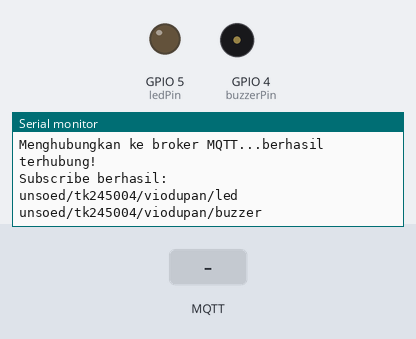
A sketch run on a simulated ESP8266 (NodeMCU). Parts: output pins drawn as LEDs (lit = HIGH), buzzer (waves = sounding, pin HIGH), the last lines printed to the serial monitor. The test bench sets the inputs (shaded band). WiFi joins after 1.5 s; servers stay silent unless stated; random numbers use the default seed unless the sketch sets one; no MQTT or app messages arrive unless stated.

Above: at 2.7 s.
2.8 s: MQTT message "ON" arrives on the first subscribed topic
At 3.6 s:
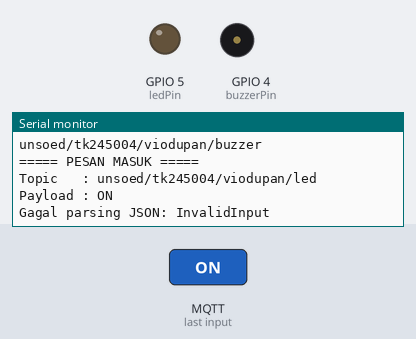
4.3 s: MQTT message "OFF" arrives on the first subscribed topic
At 4.8 s:
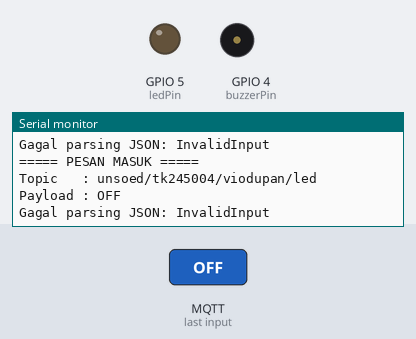
6.5 s: MQTT message "1" arrives on the first subscribed topic
At 7.6 s:
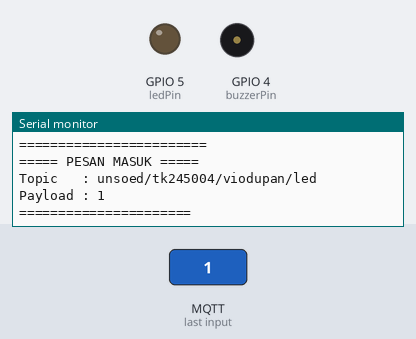

The sketch:

MODIFIKASI4B.ino
```cpp
#include <ESP8266WiFi.h>
#include <PubSubClient.h>
#include <ArduinoJson.h>

// ==================================================
// WIFI
// ==================================================
const char* ssid = "Authentic Nasgor Tuna Asap";
const char* password = "12345678";

// ==================================================
// MQTT
// ==================================================
const char* mqttServer = "broker.hivemq.com";
const int mqttPort = 1883;

// Topic untuk LED
const char* topicLED =
    "unsoed/tk245004/viodupan/led";

// Topic baru untuk buzzer
const char* topicBuzzer =
    "unsoed/tk245004/viodupan/buzzer";

// Topic untuk mengirim data
const char* topicData =
    "unsoed/tk245004/viodupan/data";

// ==================================================
// AKTUATOR
// ==================================================

// LED menggunakan GPIO 5
const int ledPin = 5;

// Buzzer menggunakan GPIO 4
const int buzzerPin = 4;

// ==================================================
// MQTT CLIENT
// ==================================================
WiFiClient espClient;
PubSubClient client(espClient);

// ==================================================
// TIMER PUBLISH
// ==================================================
unsigned long waktuTerakhirPublish = 0;
const unsigned long intervalPublish = 5000;


// ==================================================
// CALLBACK MQTT
// Dipanggil ketika pesan masuk
// ==================================================
void callback(char* topic, byte* payload, unsigned int length) {

  String pesan;

  // Mengubah payload menjadi String
  for (unsigned int i = 0; i < length; i++) {
    pesan += (char)payload[i];
  }

  Serial.println();
  Serial.println("===== PESAN MASUK =====");

  Serial.print("Topic   : ");
  Serial.println(topic);

  Serial.print("Payload : ");
  Serial.println(pesan);


  // ==================================================
  // DESERIALISASI JSON
  // ==================================================
  JsonDocument doc;

  DeserializationError error =
      deserializeJson(doc, pesan);

  if (error) {

    Serial.print("Gagal parsing JSON: ");
    Serial.println(error.c_str());

    return;
  }


  // Mengambil perintah dari JSON
  const char* perintah = doc["perintah"];


  // ==================================================
  // MEMBEDAKAN TOPIC
  // ==================================================

  // Jika pesan berasal dari topic LED
  if (strcmp(topic, topicLED) == 0) {

    if (String(perintah) == "ON") {

      digitalWrite(ledPin, HIGH);
      Serial.println("LED: ON");

    }
    else if (String(perintah) == "OFF") {

      digitalWrite(ledPin, LOW);
      Serial.println("LED: OFF");
    }
  }


  // Jika pesan berasal dari topic BUZZER
  else if (strcmp(topic, topicBuzzer) == 0) {

    if (String(perintah) == "ON") {

      digitalWrite(buzzerPin, HIGH);
      Serial.println("BUZZER: ON");

    }
    else if (String(perintah) == "OFF") {

      digitalWrite(buzzerPin, LOW);
      Serial.println("BUZZER: OFF");
    }
  }

  Serial.println("======================");
}


// ==================================================
// WIFI
// ==================================================
void hubungkanWiFi() {

  WiFi.begin(ssid, password);

  Serial.print("Menghubungkan ke WiFi");

  while (WiFi.status() != WL_CONNECTED) {

    delay(500);
    Serial.print(".");
  }

  Serial.println();
  Serial.println("WiFi berhasil terhubung!");

  Serial.print("IP Address: ");
  Serial.println(WiFi.localIP());
}


// ==================================================
// MQTT
// ==================================================
void hubungkanMQTT() {

  while (!client.connected()) {

    Serial.print("Menghubungkan ke broker MQTT...");

    String clientId =
        "ESP8266Client-" +
        String(random(0xffff), HEX);

    if (client.connect(clientId.c_str())) {

      Serial.println("berhasil terhubung!");

      // Subscribe topic LED
      client.subscribe(topicLED);

      // Subscribe topic Buzzer
      client.subscribe(topicBuzzer);

      Serial.println("Subscribe berhasil:");

      Serial.println(topicLED);
      Serial.println(topicBuzzer);
    }

    else {

      Serial.print("gagal, rc=");
      Serial.print(client.state());

      Serial.println(" coba lagi dalam 2 detik");

      delay(2000);
    }
  }
}


// ==================================================
// PUBLISH DATA
// ==================================================
void publishData() {

  JsonDocument doc;

  doc["device"] = "ESP8266";
  doc["status"] = "ONLINE";

  String jsonData;

  serializeJson(doc, jsonData);

  client.publish(topicData, jsonData.c_str());

  Serial.println();
  Serial.println("===== PUBLISH DATA =====");

  Serial.print("Topic   : ");
  Serial.println(topicData);

  Serial.print("Payload : ");
  Serial.println(jsonData);

  Serial.println("========================");
}


// ==================================================
// SETUP
// ==================================================
void setup() {

  Serial.begin(115200);

  // Mengatur LED sebagai OUTPUT
  pinMode(ledPin, OUTPUT);

  // Mengatur buzzer sebagai OUTPUT
  pinMode(buzzerPin, OUTPUT);

  // Kondisi awal LED mati
  digitalWrite(ledPin, LOW);

  // Kondisi awal buzzer mati
  digitalWrite(buzzerPin, LOW);

  // Hubungkan WiFi
  hubungkanWiFi();

  // Mengatur MQTT broker
  client.setServer(mqttServer, mqttPort);

  // Mendaftarkan callback
  client.setCallback(callback);
}


// ==================================================
// LOOP
// ==================================================
void loop() {

  // Jika MQTT terputus
  if (!client.connected()) {

    hubungkanMQTT();
  }

  // Memproses pesan MQTT
  client.loop();


  // ==================================================
  // PUBLISH MENGGUNAKAN MILLIS
  // ==================================================

  unsigned long waktuSekarang = millis();

  if (waktuSekarang - waktuTerakhirPublish >=
      intervalPublish) {

    waktuTerakhirPublish = waktuSekarang;

    publishData();
  }
}
```

Measured:
- after the input at 2.8 s, the serial monitor: prints a new line at once (image 1)
- after the input at 4.3 s, the serial monitor: prints a new line at once (image 2)
- after the input at 6.5 s, the serial monitor: prints a new line at once (image 3)
